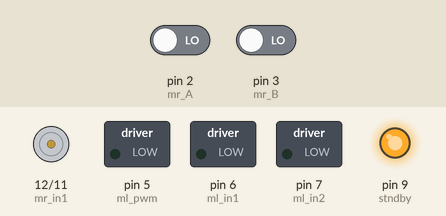
Simulated run of this sketch. Board: Arduino Uno, built with avr-gcc and run on an emulated ATmega328P. On the bench: motor-driver pin pairs drawn as motors (green arrow = first pin HIGH = forward, orange = second pin HIGH = backward, longer = more drive, scaled by the enable pin), switched loads named in the sketch (green lamp = pin HIGH), output pins drawn as LEDs (lit = HIGH). The inputs (shaded band) are chosen by the test bench; at power-on: pin 2 (mr_A) LOW, pin 3 (mr_B) LOW. The ROS host is connected and sends only what is stated.

Above: at 0.05 s.
Timing chart, 0 to 5.3 s (numbered marks = the images above):
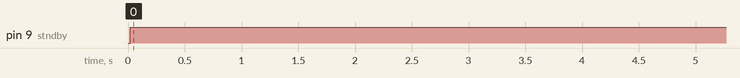

The sketch:

pid_tuning_dcmotor.ino
```cpp
#include "ros.h"
#include "std_msgs/String.h"
#include "std_msgs/Float32.h"


// Arduino -> Motor Driver pins
// Right motor drive pins
const int mr_pwm = 13;
const int mr_in1 = 12;
const int mr_in2 = 11;

// left motor drive pins
const int ml_pwm = 5;
const int ml_in1 = 6;
const int ml_in2 = 7;


// needs to be pulled high before motors can drive
const int stndby = 9;

// Encoder -> Arduino pins
const int mr_A = 2;   // right works  interrupt 0
const int mr_B = 3;  // right works  interrupt 1

const int ml_A = 18;  // left works interrupt 5
const int ml_B = 19;  // left works interrupt 4

// Counting rotations
volatile unsigned int r_state = 0;
volatile unsigned int l_state = 0;

int SAMPLE_DELAY = 20;
int PULSE_PR_TURN = 12;
const int sample_duration = 200;

unsigned int pTime;
unsigned int timeline;
float rpm;
float rads;

float s = 0;
int sig = 0;

float time[sample_duration];
float rpms[sample_duration];
int count = 0;

float maxspeed = 28.83;
float last_e;
ros::NodeHandle nh;

std_msgs::Float32 rpm_val;
ros::Publisher rpm_pub("/arduino/rpm", &rpm_val);


void setup()
{


  pinMode(mr_pwm, OUTPUT);
  pinMode(mr_in1, OUTPUT);
  pinMode(mr_in2, OUTPUT);

  pinMode(mr_A, INPUT);
  pinMode(mr_B, INPUT);

// ---------------------------------------------------------------------------------

  pinMode(ml_pwm, OUTPUT);
  pinMode(ml_in1, OUTPUT);
  pinMode(ml_in2, OUTPUT);

  pinMode(ml_A, INPUT);
  pinMode(ml_B, INPUT);

  pinMode(stndby, OUTPUT);

// ---------------------------------------------------------------------------------
  // Interrupt init. Parameters are:
  // interrupt pin (not all pins can be interrupts), ISR function, mode
  // attachInterrupt(digitalPinToInterrupt(mr_A), isr_r, CHANGE);
  attachInterrupt(0, isr_r, CHANGE);
  attachInterrupt(1, isr_r, CHANGE);

  attachInterrupt(5, isr_l, CHANGE);
  attachInterrupt(4, isr_l, CHANGE);

  Serial.begin(57600);


  nh.initNode();
 // nh.subscribe(sub);
  nh.advertise(rpm_pub);


  //drive_left(195, true);
  //drive_right(120, true);


  timeline = (unsigned int)millis();

  pTime = (unsigned int)millis();

}

int target = 0;

void loop()
{


    if ((unsigned int)millis() - timeline > 1000 && (unsigned int)millis() - timeline < 1050){
       target = 15;
       //drive_right(255, true);
    }

    if ((unsigned int)millis() - pTime >= SAMPLE_DELAY && count < sample_duration)
      {

        unsigned int pulses;
        noInterrupts();
        pulses = r_state;
        r_state = 0;
        interrupts();


        rpm = ( (pulses * 1000.f / ((unsigned int)millis() - pTime)) ) / (PULSE_PR_TURN * 150.58);
        rads = 2 * 3.14 * rpm;
        pTime = (unsigned int)millis();

        rpms[count] = rads;
        count ++;

        pid(target, rads, (2), sig);
        //pi(target, rads, 5, 6, 1, s, last_e);
      }

    if (count == sample_duration){
      drive_right(0,false);

      for (int i=0;i<sample_duration;i++){
        rpm_val.data = rpms[i];
        rpm_pub.publish(&rpm_val);
        delay(10);
        nh.spinOnce();
      }

    delay(2000);
    count = 0;
    r_state = 0;
    timeline = (unsigned int)millis();
    pTime = (unsigned int)millis();
    target = 0;
  }

 nh.spinOnce();

}


/*
Potentially look into cli() and sei(), which turns off and on interrupts:
It seems they fuck up Serial.print on tinkercad ... maybe more things.
More importantly, since cli() might fuck up Serial.print, it might mess whith
the arduino <-> rpi serial connection. (I'm assuming that must work as some sort of interrupt)

*/

// --------------- DRIVE FUNCTIONS -----------------------------------------------------------

void drive_right(int vel, bool dir){    // True: Forward

  if (vel > 255) vel = 255;

  digitalWrite(stndby, HIGH);
  if (dir == true){
    digitalWrite(mr_in1, HIGH);
    digitalWrite(mr_in2, LOW);
  }
  else{
    digitalWrite(mr_in1, LOW);
    digitalWrite(mr_in2, HIGH);
  }
  analogWrite(mr_pwm, vel);
}

void drive_left(int vel, bool dir){     // True: Forward

  if (vel > 255) vel = 255;

  digitalWrite(stndby, HIGH);
  if (dir == true){
    digitalWrite(ml_in1, LOW);
    digitalWrite(ml_in2, HIGH);
  }
  else{
    digitalWrite(ml_in1, HIGH);
    digitalWrite(ml_in2, LOW);
  }
  analogWrite(ml_pwm, vel);
}

// --------------- ISR FUNCTIONS -----------------------------------------------------------
void isr_r()
{

      r_state ++;
      //Serial.println("wow   RIGHT");
}

void isr_l()
{

      l_state ++;
      //Serial.println("wow   LEFT");
}


float getRps(int count, unsigned long prevTime, int cpr) {
    float rotations;
    float rps;


    rotations = count / (150 * cpr);
    rps = rotations / ((micros() - prevTime) * 1000000);
    return rotations;
}


void pid(int target, float rad, float kp, int& sig){
   // Serial.print("bef  ");
   // Serial.println(sig);
    float error = target - rad;

    if (rad == 0 || target == 0) {
     sig = 0;
    }


  sig = sig + int(error * kp);
  drive_right(sig, true);
 // Serial.println(sig);
       // rpm_val.data = rad;
       // rpm_pub.publish(&rpm_val);

}

void pi(int target, float rad, float kp, float ki, float kd, float& sum, float& last_e){
   // Serial.print("bef  ");
   // Serial.println(sig);
    int sig;

    float error = target - rad;
    sum = sum + error;

    if (rad == 0 || target == 0) {
     sum = 0;
    }


  sig = int(error * kp + sum * ki + (error - last_e) * kd);
  drive_right(sig, true);

  last_e = error;
 // Serial.println(sig);
       // rpm_val.data = rad;
       // rpm_pub.publish(&rpm_val);

}
```

Measured:
- by itself, pin 9 (stndby): LOW → HIGH at 0.02 s
